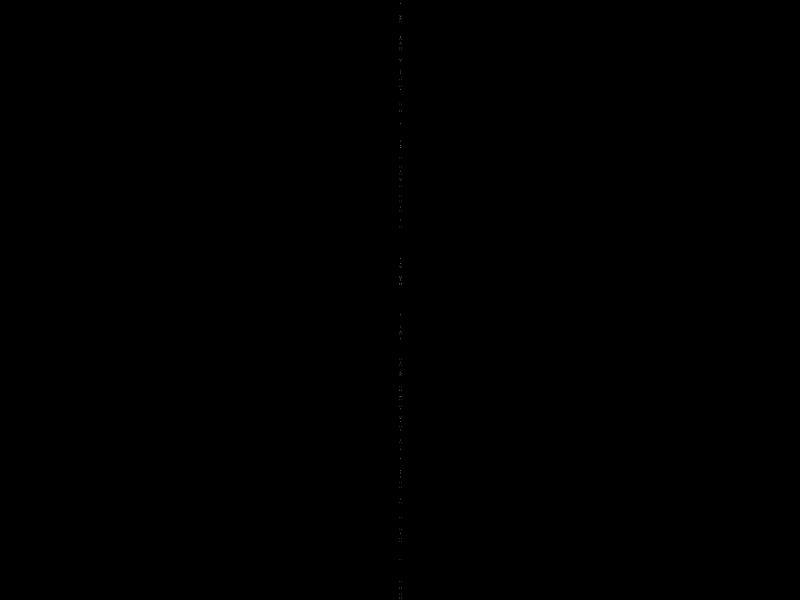
Frame 1 (no input)
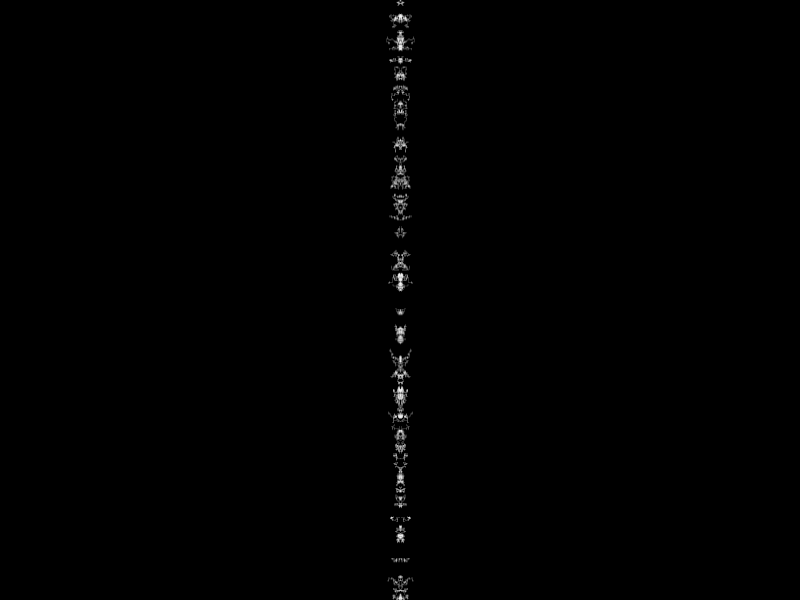
Frame 60 (no input)
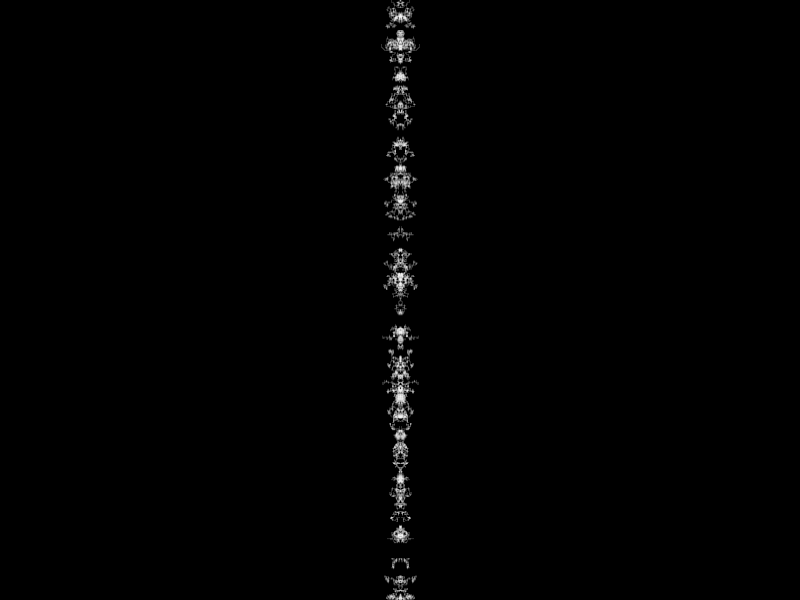
Frame 120 (the mouse pressed at the canvas centre since frame 60)

The p5.js sketch that drew these frames (run headless with seeded random() and noise() and a simulated clock; from frame 60 on, the mouse is pressed at the canvas centre):

// p5.js sketch
// ── sketch.js
particles = []

function setup() {
  createCanvas(displayWidth, displayHeight);
  pixelDensity(2)
  noSmooth()
  for (var i = 0; i < 100; i++) {
    particles.push(new Walker(displayWidth/2, random(0,displayHeight, particles)))
  }
    background(0)

}

function draw() {
for(var i = 0; i < particles.length; i++) {
  particles[i].walk()
  particles[i].display()
}
  }

class Walker {
  constructor(x,y,arr){
    this.x = x;
    this.y = y;
    this.x2 = x;
    this.color = 0;
    this.direccion = 0;
    this.pasos;
    this.size = 1;
    this.arr = arr;
  }
  up(steps){
    for(let i = 0; i < steps; i++){
    this.y += 1;
    this.display();
    }
  }
  down(steps){
    for(let i = 0; i < steps; i++){
      this.y -= 1;
      this.display();
      }
  }
  left(steps){
    for(let i = 0; i < steps; i++){
      this.x -= 1;
      this.x2 += 1;
      this.display();
      }
  }
  right(steps){
    for(let i = 0; i < steps; i++){
      this.x += 1;
      this.x2 -= 1;
      this.display();
      }
  }

  walk(){
    this.direccion = int(random(0,4))
    this.pasos = int(random(this.size, this.size*2))
    if(this.direccion == 0){
      this.up(this.pasos);
    }
    if(this.direccion == 1){
      this.down(this.pasos);
    }
    if(this.direccion == 2){
      this.left(this.pasos);
    }
    if(this.direccion == 3){
      this.right(this.pasos);
    }

  }
  clone(){
    if(frameCount%100 == 0){
        
      }
    }
  display(){
    noStroke();
    colorMode(HSB)
    fill(0,0,255,0.1);
    rect(this.x,this.y, this.size, this.size);
    rect(this.x2,this.y, this.size, this.size);
    }
  }
